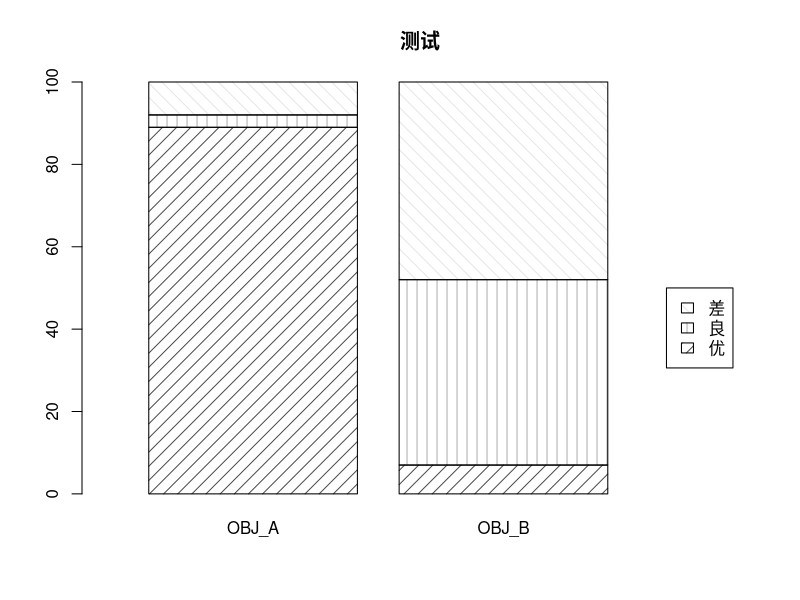

Recreate this plot in R.
data_a <- c(
            89,
            3,
            8
            )

data_b <- c(
            7,
            45,
            48
            )

data_m <- matrix(c(data_a,data_b), 3, 2)

barplot(
        data_m, 
        angle=c(45,90,135), 
        density=c(10,10,10), 

        main="测试",
        names.arg=c('OBJ_A','OBJ_B'),

        xlim=c(0,3),
        legend.text = c("优","良","差"), 
        args.legend = list(x = 3, y = 50)
        ) 
